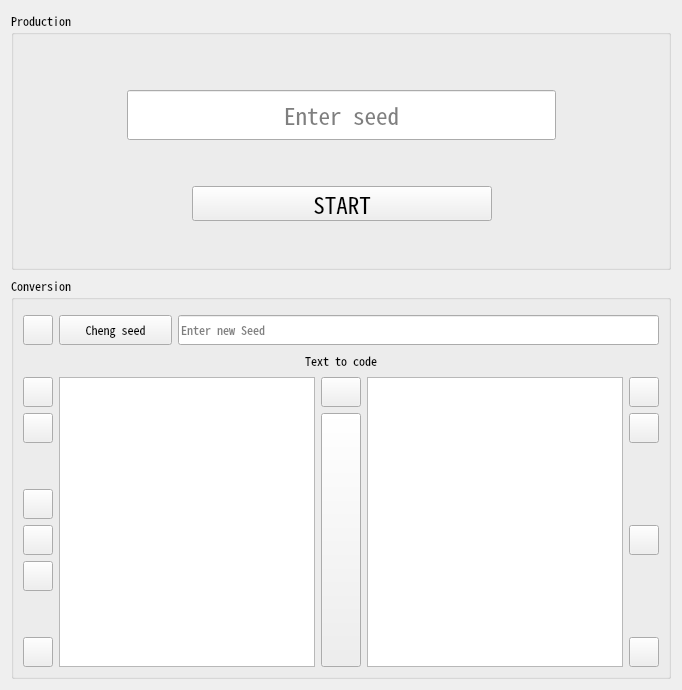
      <widget class="QWidget" name="tab_ProductionConversion">
       <attribute name="icon">
        <iconset resource="qrc.qrc">
         <normaloff>:/imgs/imgs/transition-both-directions-96.png</normaloff>:/imgs/imgs/transition-both-directions-96.png</iconset>
       </attribute>
       <attribute name="title">
        <string>Production and Conversion </string>
       </attribute>
       <layout class="QGridLayout" name="gridLayout_4">
        <item row="1" column="0">
         <widget class="QGroupBox" name="groupBox_Conversion">
          <property name="font">
           <font>
            <family>Noto Sans Mono CJK HK</family>
           </font>
          </property>
          <property name="title">
           <string>Conversion</string>
          </property>
          <layout class="QGridLayout" name="gridLayout_6">
           <property name="topMargin">
            <number>15</number>
           </property>
           <item row="1" column="0">
            <layout class="QHBoxLayout" name="horizontalLayout_8">
             <item>
              <spacer name="horizontalSpacer_10">
               <property name="orientation">
                <enum>Qt::Horizontal</enum>
               </property>
               <property name="sizeHint" stdset="0">
                <size>
                 <width>40</width>
                 <height>20</height>
                </size>
               </property>
              </spacer>
             </item>
             <item>
              <widget class="QLabel" name="label_Conversion_Mode">
               <property name="font">
                <font>
                 <family>Noto Sans Mono CJK HK</family>
                </font>
               </property>
               <property name="text">
                <string>Text to code</string>
               </property>
              </widget>
             </item>
             <item>
              <spacer name="horizontalSpacer_11">
               <property name="orientation">
                <enum>Qt::Horizontal</enum>
               </property>
               <property name="sizeHint" stdset="0">
                <size>
                 <width>40</width>
                 <height>20</height>
                </size>
               </property>
              </spacer>
             </item>
            </layout>
           </item>
           <item row="2" column="0">
            <layout class="QHBoxLayout" name="horizontalLayout">
             <item>
              <layout class="QVBoxLayout" name="verticalLayout_11">
               <item>
                <widget class="QPushButton" name="pushButton_ConversionInput_InZoom">
                 <property name="minimumSize">
                  <size>
                   <width>30</width>
                   <height>30</height>
                  </size>
                 </property>
                 <property name="maximumSize">
                  <size>
                   <width>30</width>
                   <height>30</height>
                  </size>
                 </property>
                 <property name="cursor">
                  <cursorShape>PointingHandCursor</cursorShape>
                 </property>
                 <property name="text">
                  <string/>
                 </property>
                 <property name="icon">
                  <iconset resource="qrc.qrc">
                   <normaloff>:/imgs/imgs/zoom-in-96.png</normaloff>:/imgs/imgs/zoom-in-96.png</iconset>
                 </property>
                 <property name="iconSize">
                  <size>
                   <width>15</width>
                   <height>15</height>
                  </size>
                 </property>
                </widget>
               </item>
               <item>
                <widget class="QPushButton" name="pushButton_ConversionInput_OutZoom">
                 <property name="minimumSize">
                  <size>
                   <width>30</width>
                   <height>30</height>
                  </size>
                 </property>
                 <property name="maximumSize">
                  <size>
                   <width>30</width>
                   <height>30</height>
                  </size>
                 </property>
                 <property name="cursor">
                  <cursorShape>PointingHandCursor</cursorShape>
                 </property>
                 <property name="text">
                  <string/>
                 </property>
                 <property name="icon">
                  <iconset resource="qrc.qrc">
                   <normaloff>:/imgs/imgs/zoom-out-96.png</normaloff>:/imgs/imgs/zoom-out-96.png</iconset>
                 </property>
                 <property name="iconSize">
                  <size>
                   <width>15</width>
                   <height>15</height>
                  </size>
                 </property>
                </widget>
               </item>
               <item>
                <spacer name="verticalSpacer_16">
                 <property name="orientation">
                  <enum>Qt::Vertical</enum>
                 </property>
                 <property name="sizeHint" stdset="0">
                  <size>
                   <width>20</width>
                   <height>40</height>
                  </size>
                 </property>
                </spacer>
               </item>
               <item>
                <widget class="QPushButton" name="pushButton_ConversionInput_Paste">
                 <property name="minimumSize">
                  <size>
                   <width>30</width>
                   <height>30</height>
                  </size>
                 </property>
                 <property name="maximumSize">
                  <size>
                   <width>30</width>
                   <height>30</height>
                  </size>
                 </property>
                 <property name="cursor">
                  <cursorShape>PointingHandCursor</cursorShape>
                 </property>
                 <property name="text">
                  <string/>
                 </property>
                 <property name="icon">
                  <iconset resource="qrc.qrc">
                   <normaloff>:/imgs/imgs/paste-as-text-96.png</normaloff>:/imgs/imgs/paste-as-text-96.png</iconset>
                 </property>
                 <property name="iconSize">
                  <size>
                   <width>15</width>
                   <height>15</height>
                  </size>
                 </property>
                </widget>
               </item>
               <item>
                <widget class="QPushButton" name="pushButton_ConversionInput_Copy">
                 <property name="minimumSize">
                  <size>
                   <width>30</width>
                   <height>30</height>
                  </size>
                 </property>
                 <property name="maximumSize">
                  <size>
                   <width>30</width>
                   <height>30</height>
                  </size>
                 </property>
                 <property name="cursor">
                  <cursorShape>PointingHandCursor</cursorShape>
                 </property>
                 <property name="text">
                  <string/>
                 </property>
                 <property name="icon">
                  <iconset resource="qrc.qrc">
                   <normaloff>:/imgs/imgs/copy-96.png</normaloff>:/imgs/imgs/copy-96.png</iconset>
                 </property>
                 <property name="iconSize">
                  <size>
                   <width>15</width>
                   <height>15</height>
                  </size>
                 </property>
                </widget>
               </item>
               <item>
                <widget class="QPushButton" name="pushButton_ConversionInput_Clear">
                 <property name="minimumSize">
                  <size>
                   <width>30</width>
                   <height>30</height>
                  </size>
                 </property>
                 <property name="maximumSize">
                  <size>
                   <width>30</width>
                   <height>30</height>
                  </size>
                 </property>
                 <property name="cursor">
                  <cursorShape>PointingHandCursor</cursorShape>
                 </property>
                 <property name="text">
                  <string/>
                 </property>
                 <property name="icon">
                  <iconset resource="qrc.qrc">
                   <normaloff>:/imgs/imgs/broom-96.png</normaloff>:/imgs/imgs/broom-96.png</iconset>
                 </property>
                 <property name="iconSize">
                  <size>
                   <width>15</width>
                   <height>15</height>
                  </size>
                 </property>
                </widget>
               </item>
               <item>
                <spacer name="verticalSpacer_17">
                 <property name="orientation">
                  <enum>Qt::Vertical</enum>
                 </property>
                 <property name="sizeHint" stdset="0">
                  <size>
                   <width>20</width>
                   <height>40</height>
                  </size>
                 </property>
                </spacer>
               </item>
               <item>
                <widget class="QPushButton" name="pushButton_ConversionInput_InjectionFile">
                 <property name="minimumSize">
                  <size>
                   <width>30</width>
                   <height>30</height>
                  </size>
                 </property>
                 <property name="maximumSize">
                  <size>
                   <width>30</width>
                   <height>30</height>
                  </size>
                 </property>
                 <property name="cursor">
                  <cursorShape>PointingHandCursor</cursorShape>
                 </property>
                 <property name="text">
                  <string/>
                 </property>
                 <property name="icon">
                  <iconset resource="qrc.qrc">
                   <normaloff>:/imgs/imgs/open-document-96.png</normaloff>:/imgs/imgs/open-document-96.png</iconset>
                 </property>
                 <property name="iconSize">
                  <size>
                   <width>15</width>
                   <height>15</height>
                  </size>
                 </property>
                </widget>
               </item>
              </layout>
             </item>
             <item>
              <widget class="QTextEdit" name="textEdit_Conversion_Input">
               <property name="font">
                <font>
                 <family>Noto Sans Mono CJK HK</family>
                </font>
               </property>
              </widget>
             </item>
             <item>
              <layout class="QVBoxLayout" name="verticalLayout_12">
               <item>
                <widget class="QPushButton" name="pushButton_Conversion_Mode_Change">
                 <property name="minimumSize">
                  <size>
                   <width>40</width>
                   <height>30</height>
                  </size>
                 </property>
                 <property name="maximumSize">
                  <size>
                   <width>40</width>
                   <height>30</height>
                  </size>
                 </property>
                 <property name="cursor">
                  <cursorShape>PointingHandCursor</cursorShape>
                 </property>
                 <property name="text">
                  <string/>
                 </property>
                 <property name="icon">
                  <iconset resource="qrc.qrc">
                   <normaloff>:/imgs/imgs/left-and-right-arrows-96.png</normaloff>:/imgs/imgs/left-and-right-arrows-96.png</iconset>
                 </property>
                </widget>
               </item>
               <item>
                <widget class="QPushButton" name="pushButton_Conversion_Conversion">
                 <property name="sizePolicy">
                  <sizepolicy hsizetype="Maximum" vsizetype="Fixed">
                   <horstretch>0</horstretch>
                   <verstretch>0</verstretch>
                  </sizepolicy>
                 </property>
                 <property name="minimumSize">
                  <size>
                   <width>40</width>
                   <height>30</height>
                  </size>
                 </property>
                 <property name="maximumSize">
                  <size>
                   <width>30</width>
                   <height>20000</height>
                  </size>
                 </property>
                 <property name="cursor">
                  <cursorShape>PointingHandCursor</cursorShape>
                 </property>
                 <property name="text">
                  <string/>
                 </property>
                 <property name="icon">
                  <iconset resource="qrc.qrc">
                   <normaloff>:/imgs/imgs/right-96.png</normaloff>:/imgs/imgs/right-96.png</iconset>
                 </property>
                 <property name="checkable">
                  <bool>false</bool>
                 </property>
                 <property name="checked">
                  <bool>false</bool>
                 </property>
                </widget>
               </item>
              </layout>
             </item>
             <item>
              <widget class="QTextEdit" name="textEdit_Conversion_Output">
               <property name="font">
                <font>
                 <family>Noto Sans Mono CJK HK</family>
                </font>
               </property>
               <property name="textInteractionFlags">
                <set>Qt::TextSelectableByKeyboard|Qt::TextSelectableByMouse</set>
               </property>
              </widget>
             </item>
             <item>
              <layout class="QVBoxLayout" name="verticalLayout_13">
               <item>
                <widget class="QPushButton" name="pushButton_ConversionOutput_InZoom">
                 <property name="minimumSize">
                  <size>
                   <width>30</width>
                   <height>30</height>
                  </size>
                 </property>
                 <property name="maximumSize">
                  <size>
                   <width>30</width>
                   <height>30</height>
                  </size>
                 </property>
                 <property name="cursor">
                  <cursorShape>PointingHandCursor</cursorShape>
                 </property>
                 <property name="text">
                  <string/>
                 </property>
                 <property name="icon">
                  <iconset resource="qrc.qrc">
                   <normaloff>:/imgs/imgs/zoom-in-96.png</normaloff>:/imgs/imgs/zoom-in-96.png</iconset>
                 </property>
                 <property name="iconSize">
                  <size>
                   <width>15</width>
                   <height>15</height>
                  </size>
                 </property>
                </widget>
               </item>
               <item>
                <widget class="QPushButton" name="pushButton_ConversionOutput_OutZoom">
                 <property name="minimumSize">
                  <size>
                   <width>30</width>
                   <height>30</height>
                  </size>
                 </property>
                 <property name="maximumSize">
                  <size>
                   <width>30</width>
                   <height>30</height>
                  </size>
                 </property>
                 <property name="cursor">
                  <cursorShape>PointingHandCursor</cursorShape>
                 </property>
                 <property name="text">
                  <string/>
                 </property>
                 <property name="icon">
                  <iconset resource="qrc.qrc">
                   <normaloff>:/imgs/imgs/zoom-out-96.png</normaloff>:/imgs/imgs/zoom-out-96.png</iconset>
                 </property>
                 <property name="iconSize">
                  <size>
                   <width>15</width>
                   <height>15</height>
                  </size>
                 </property>
                </widget>
               </item>
               <item>
                <spacer name="verticalSpacer_18">
                 <property name="orientation">
                  <enum>Qt::Vertical</enum>
                 </property>
                 <property name="sizeHint" stdset="0">
                  <size>
                   <width>20</width>
                   <height>40</height>
                  </size>
                 </property>
                </spacer>
               </item>
               <item>
                <widget class="QPushButton" name="pushButton_ConversionOutput_Copy">
                 <property name="minimumSize">
                  <size>
                   <width>30</width>
                   <height>30</height>
                  </size>
                 </property>
                 <property name="maximumSize">
                  <size>
                   <width>30</width>
                   <height>30</height>
                  </size>
                 </property>
                 <property name="cursor">
                  <cursorShape>PointingHandCursor</cursorShape>
                 </property>
                 <property name="text">
                  <string/>
                 </property>
                 <property name="icon">
                  <iconset resource="qrc.qrc">
                   <normaloff>:/imgs/imgs/copy-96.png</normaloff>:/imgs/imgs/copy-96.png</iconset>
                 </property>
                 <property name="iconSize">
                  <size>
                   <width>15</width>
                   <height>15</height>
                  </size>
                 </property>
                </widget>
               </item>
               <item>
                <spacer name="verticalSpacer_19">
                 <property name="orientation">
                  <enum>Qt::Vertical</enum>
                 </property>
                 <property name="sizeHint" stdset="0">
                  <size>
                   <width>20</width>
                   <height>40</height>
                  </size>
                 </property>
                </spacer>
               </item>
               <item>
                <widget class="QPushButton" name="pushButton_ConversionOutput_SaveFile">
                 <property name="minimumSize">
                  <size>
                   <width>30</width>
                   <height>30</height>
                  </size>
                 </property>
                 <property name="maximumSize">
                  <size>
                   <width>30</width>
                   <height>30</height>
                  </size>
                 </property>
                 <property name="cursor">
                  <cursorShape>PointingHandCursor</cursorShape>
                 </property>
                 <property name="text">
                  <string/>
                 </property>
                 <property name="icon">
                  <iconset resource="qrc.qrc">
                   <normaloff>:/imgs/imgs/save-96.png</normaloff>:/imgs/imgs/save-96.png</iconset>
                 </property>
                 <property name="iconSize">
                  <size>
                   <width>15</width>
                   <height>15</height>
                  </size>
                 </property>
                </widget>
               </item>
              </layout>
             </item>
            </layout>
           </item>
           <item row="0" column="0">
            <layout class="QHBoxLayout" name="horizontalLayout_3">
             <item>
              <widget class="QPushButton" name="pushButton_Conversion_Clear_Seed">
               <property name="minimumSize">
                <size>
                 <width>30</width>
                 <height>30</height>
                </size>
               </property>
               <property name="maximumSize">
                <size>
                 <width>30</width>
                 <height>30</height>
                </size>
               </property>
               <property name="cursor">
                <cursorShape>PointingHandCursor</cursorShape>
               </property>
               <property name="text">
                <string/>
               </property>
               <property name="icon">
                <iconset resource="qrc.qrc">
                 <normaloff>:/imgs/imgs/broom-96.png</normaloff>:/imgs/imgs/broom-96.png</iconset>
               </property>
               <property name="iconSize">
                <size>
                 <width>15</width>
                 <height>15</height>
                </size>
               </property>
              </widget>
             </item>
             <item>
              <widget class="QPushButton" name="pushButton_Conversion_Change_Seed">
               <property name="minimumSize">
                <size>
                 <width>113</width>
                 <height>30</height>
                </size>
               </property>
               <property name="maximumSize">
                <size>
                 <width>40</width>
                 <height>30</height>
                </size>
               </property>
               <property name="font">
                <font>
                 <family>Noto Sans Mono CJK HK</family>
                </font>
               </property>
               <property name="cursor">
                <cursorShape>PointingHandCursor</cursorShape>
               </property>
               <property name="text">
                <string>Cheng seed</string>
               </property>
               <property name="icon">
                <iconset resource="qrc.qrc">
                 <normaloff>:/imgs/imgs/reboot-96.png</normaloff>:/imgs/imgs/reboot-96.png</iconset>
               </property>
               <property name="iconSize">
                <size>
                 <width>15</width>
                 <height>15</height>
                </size>
               </property>
              </widget>
             </item>
             <item>
              <widget class="QLineEdit" name="lineEdit_Conversion_ChangeSeed">
               <property name="minimumSize">
                <size>
                 <width>0</width>
                 <height>30</height>
                </size>
               </property>
               <property name="font">
                <font>
                 <family>Noto Sans Mono CJK HK</family>
                </font>
               </property>
               <property name="text">
                <string/>
               </property>
               <property name="placeholderText">
                <string>Enter new Seed </string>
               </property>
              </widget>
             </item>
            </layout>
           </item>
          </layout>
         </widget>
        </item>
        <item row="0" column="0">
         <widget class="QGroupBox" name="groupBox_Production">
          <property name="font">
           <font>
            <family>Noto Sans Mono CJK HK</family>
           </font>
          </property>
          <property name="title">
           <string>Production</string>
          </property>
          <layout class="QGridLayout" name="gridLayout_10">
           <property name="topMargin">
            <number>15</number>
           </property>
           <item row="0" column="0">
            <layout class="QVBoxLayout" name="verticalLayout_19">
             <item>
              <spacer name="verticalSpacer_35">
               <property name="orientation">
                <enum>Qt::Vertical</enum>
               </property>
               <property name="sizeHint" stdset="0">
                <size>
                 <width>20</width>
                 <height>40</height>
                </size>
               </property>
              </spacer>
             </item>
             <item>
              <layout class="QHBoxLayout" name="horizontalLayout_15">
               <item>
                <spacer name="horizontalSpacer_21">
                 <property name="orientation">
                  <enum>Qt::Horizontal</enum>
                 </property>
                 <property name="sizeHint" stdset="0">
                  <size>
                   <width>40</width>
                   <height>20</height>
                  </size>
                 </property>
                </spacer>
               </item>
               <item>
                <layout class="QVBoxLayout" name="verticalLayout_20">
                 <item>
                  <widget class="QLineEdit" name="lineEdit_Production_Seed">
                   <property name="minimumSize">
                    <size>
                     <width>429</width>
                     <height>50</height>
                    </size>
                   </property>
                   <property name="font">
                    <font>
                     <family>Noto Sans Mono CJK HK</family>
                     <pointsize>17</pointsize>
                    </font>
                   </property>
                   <property name="cursor">
                    <cursorShape>IBeamCursor</cursorShape>
                   </property>
                   <property name="styleSheet">
                    <string notr="true"/>
                   </property>
                   <property name="alignment">
                    <set>Qt::AlignCenter</set>
                   </property>
                   <property name="placeholderText">
                    <string>Enter seed</string>
                   </property>
                  </widget>
                 </item>
                 <item>
                  <spacer name="verticalSpacer_36">
                   <property name="orientation">
                    <enum>Qt::Vertical</enum>
                   </property>
                   <property name="sizeHint" stdset="0">
                    <size>
                     <width>20</width>
                     <height>40</height>
                    </size>
                   </property>
                  </spacer>
                 </item>
                 <item>
                  <layout class="QHBoxLayout" name="horizontalLayout_18">
                   <item>
                    <spacer name="horizontalSpacer_24">
                     <property name="orientation">
                      <enum>Qt::Horizontal</enum>
                     </property>
                     <property name="sizeHint" stdset="0">
                      <size>
                       <width>40</width>
                       <height>20</height>
                      </size>
                     </property>
                    </spacer>
                   </item>
                   <item>
                    <widget class="QPushButton" name="pushButton_Production_Start">
                     <property name="minimumSize">
                      <size>
                       <width>300</width>
                       <height>35</height>
                      </size>
                     </property>
                     <property name="maximumSize">
                      <size>
                       <width>300</width>
                       <height>35</height>
                      </size>
                     </property>
                     <property name="font">
                      <font>
                       <family>Noto Sans Mono CJK HK</family>
                       <pointsize>17</pointsize>
                      </font>
                     </property>
                     <property name="cursor">
                      <cursorShape>PointingHandCursor</cursorShape>
                     </property>
                     <property name="styleSheet">
                      <string notr="true"/>
                     </property>
                     <property name="text">
                      <string>START</string>
                     </property>
                     <property name="icon">
                      <iconset resource="qrc.qrc">
                       <normaloff>:/imgs/imgs/quick-mode-on-96.png</normaloff>:/imgs/imgs/quick-mode-on-96.png</iconset>
                     </property>
                     <property name="iconSize">
                      <size>
                       <width>24</width>
                       <height>24</height>
                      </size>
                     </property>
                    </widget>
                   </item>
                   <item>
                    <spacer name="horizontalSpacer_25">
                     <property name="orientation">
                      <enum>Qt::Horizontal</enum>
                     </property>
                     <property name="sizeHint" stdset="0">
                      <size>
                       <width>40</width>
                       <height>20</height>
                      </size>
                     </property>
                    </spacer>
                   </item>
                  </layout>
                 </item>
                </layout>
               </item>
               <item>
                <spacer name="horizontalSpacer_26">
                 <property name="orientation">
                  <enum>Qt::Horizontal</enum>
                 </property>
                 <property name="sizeHint" stdset="0">
                  <size>
                   <width>40</width>
                   <height>20</height>
                  </size>
                 </property>
                </spacer>
               </item>
              </layout>
             </item>
             <item>
              <spacer name="verticalSpacer_40">
               <property name="orientation">
                <enum>Qt::Vertical</enum>
               </property>
               <property name="sizeHint" stdset="0">
                <size>
                 <width>17</width>
                 <height>37</height>
                </size>
               </property>
              </spacer>
             </item>
            </layout>
           </item>
          </layout>
         </widget>
        </item>
       </layout>
      </widget>
